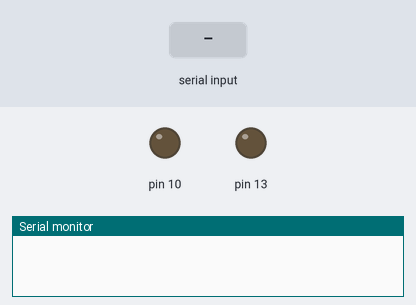
This sketch was run on a simulated Arduino Uno, built with avr-gcc and run on an emulated ATmega328P. On the bench: output pins drawn as LEDs (lit = HIGH), the last lines printed to the serial monitor. The test bench sets the inputs (shaded band).

Above: at 1.2 s.
1.3 s: "11\n" received over Serial
At 2.4 s:
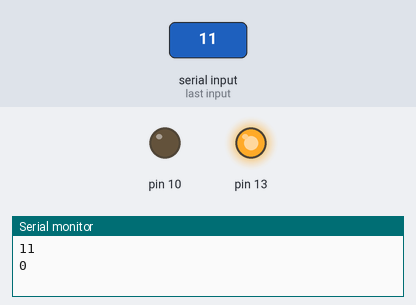
2.8 s: "21\n" received over Serial
At 3.6 s:
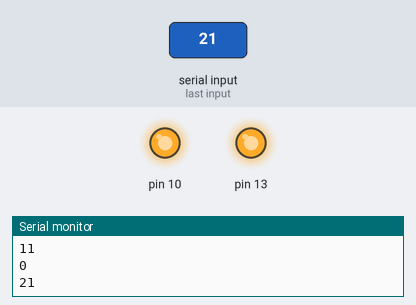
4.3 s: "10\n" received over Serial
At 4.7 s:
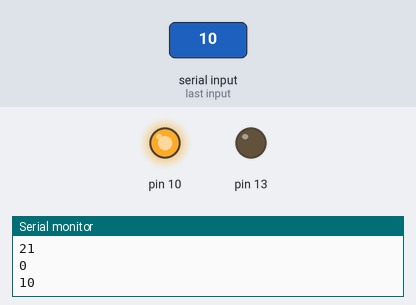
5.8 s: "20\n" received over Serial
At 7.1 s:
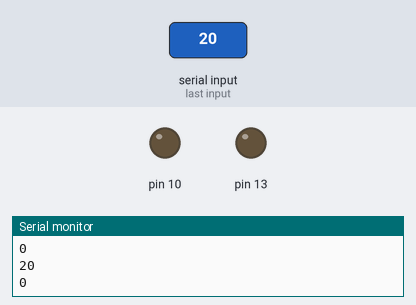
Timing chart, 0 to 8.3 s (numbered marks = the images above; inputs shaded):
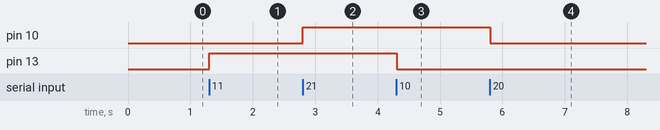

The sketch:

GUI_TO_ARDUINO.ino
```cpp
byte received = 0;

void Pinconfigure(int x){

  if (x == 10){
    digitalWrite(13,LOW);
  }
  else if(x == 20) {
    digitalWrite(10,LOW);
  }

  else if (x == 11){
    digitalWrite(13,HIGH);
  }

  else if (x == 21){
    digitalWrite(10,HIGH);
  }

}

void setup() {
  // put your setup code here, to run once:

  Serial.begin(9600);

  pinMode(13,OUTPUT);
  pinMode(10,OUTPUT);


}

void loop() {


  if (Serial.available() > 0 ){

    received = Serial.parseInt();
    Serial.println(received);

  }


  Pinconfigure(received);


}
```

Measured:
- after the input at 1.3 s, pin 13: LOW → HIGH at once
- after the input at 2.8 s, pin 10: LOW → HIGH at once
- after the input at 4.3 s, pin 13: HIGH → LOW at once
- after the input at 5.8 s, pin 10: HIGH → LOW at once
